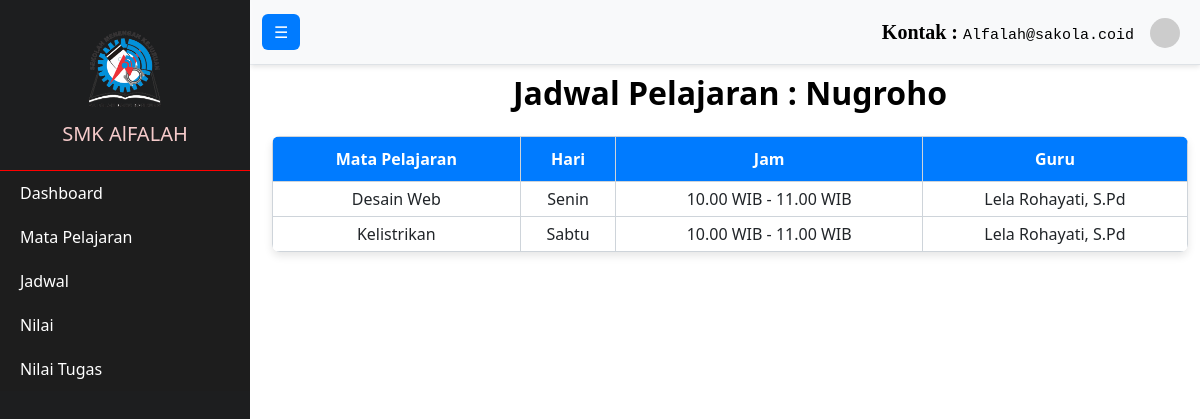
Page /Siswa/jadwalSiswa.php (signed in) on the earlier database version.
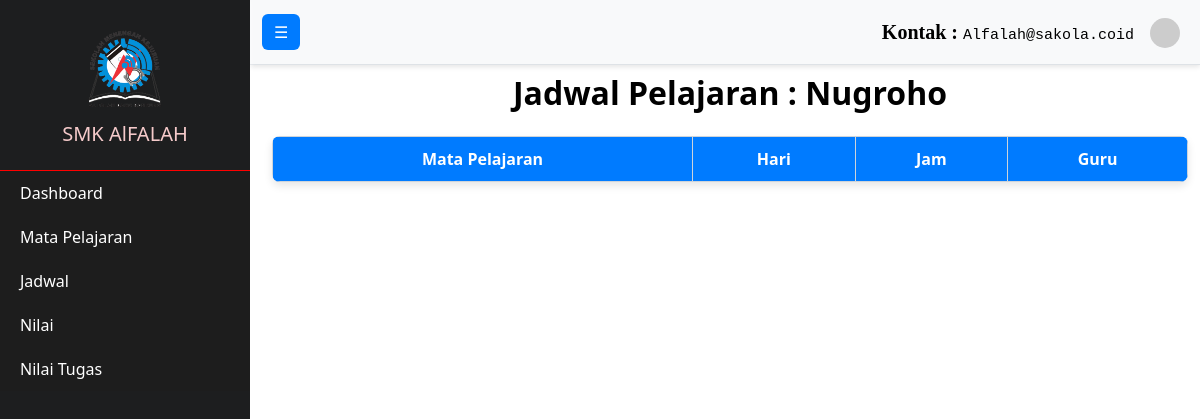
Same page on the later database version.
### tables this page shows
CREATE TABLE `jadwal` (
  `id_jadwal` int(11) NOT NULL,
  `nip` varchar(50) DEFAULT NULL,
  `kode_mapel` varchar(50) DEFAULT NULL,
  `hari` varchar(20) DEFAULT NULL,
  `id_kelas` int(11) DEFAULT NULL,
  `waktu_mulai` varchar(11) DEFAULT NULL,
  `waktu_selesai` varchar(11) DEFAULT NULL
);

CREATE TABLE `mata_pelajaran` (
  `kode_mapel` varchar(50) NOT NULL,
  `nama_mapel` varchar(100) NOT NULL,
  `deskripsi` text DEFAULT NULL,
  `jenis` varchar(50) DEFAULT NULL,
  `gambar` varchar(255) DEFAULT NULL
);

CREATE TABLE `guru` (
  `nip` varchar(50) NOT NULL,
  `password` varchar(255) NOT NULL,
  `nama_guru` varchar(100) NOT NULL,
  `email` varchar(100) NOT NULL,
  `id_jurusan` int(3) DEFAULT NULL,
  `foto_profil` varchar(255) NOT NULL
);

### Siswa/jadwalSiswa.php (the view, shortened to what this page needs)
<!DOCTYPE html>
<html lang="en">
<head>
    <link href="https://cdn.jsdelivr.net/npm/bootstrap@5.3.0/dist/css/bootstrap.min.css" rel="stylesheet">
    <link rel="stylesheet" href="../css/jadwal.css">
</head>
<body>
<?php
    include '../navbar/navSiswa.php';
    include '../db.php';
    $nis = $_SESSION['nis_siswa'];
    $queryKelas = "SELECT id_kelas,nama_siswa FROM siswa WHERE nis = '$nis'";
    $resultKelas = mysqli_query($conn, $queryKelas);
    $dataKelas = mysqli_fetch_assoc($resultKelas);
    $idKelas = $dataKelas['id_kelas'];
    $queryJadwal = "SELECT mata_pelajaran.nama_mapel, jadwal.hari, jadwal.waktu_mulai, jadwal.waktu_selesai, guru.nama_guru
                     FROM jadwal
                     JOIN mata_pelajaran ON jadwal.kode_mapel = mata_pelajaran.kode_mapel
                     JOIN guru ON jadwal.nip = guru.nip
                     WHERE jadwal.id_kelas = '$idKelas'";
    $resultJadwal = mysqli_query($conn, $queryJadwal);
?>
<div id="mainContent" class="container mt-4">
    <h2 class="mb-4">Jadwal Pelajaran : <?php echo $dataKelas['nama_siswa']; ?></h2>
    <table class="table">
        <thead>
            <tr>
                <th>Mata Pelajaran</th>
                <th>Hari</th>
                <th>Jam</th>
                <th>Guru</th>
            </tr>
        </thead>
        <tbody>
            <?php while ($row = mysqli_fetch_assoc($resultJadwal)): ?>
                <tr>
                    <td><?php echo $row['nama_mapel']; ?></td>
                    <td><?php echo $row['hari']; ?></td>
                    <td><?php echo $row['waktu_mulai'] . ' - ' . $row['waktu_selesai']; ?></td>
                    <td><?php echo $row['nama_guru']; ?></td>
                </tr>
            <?php endwhile; ?>
        </tbody>
    </table>
</div>
</body>
</html>

Differences in the rows shown:
no longer on this page (row edited): jadwal: kode_mapel.nama_mapel "Desain Web", hari "Senin", waktu_mulai "10.00 WIB", waktu_selesai "11.00 WIB", nip.nama_guru "Lela Rohayati, S.Pd"
no longer on this page (row edited): jadwal: kode_mapel.nama_mapel "Kelistrikan", hari "Sabtu", waktu_mulai "10.00 WIB", waktu_selesai "11.00 WIB", nip.nama_guru "Lela Rohayati, S.Pd"
